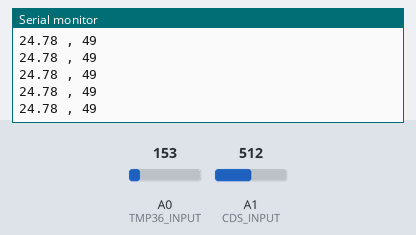
Recording of a sketch running on a simulated Arduino Uno, built with avr-gcc and run on an emulated ATmega328P. Parts: the last lines printed to the serial monitor. The test bench sets the inputs (shaded band); at power-on: A0 (TMP36_INPUT) = 153, A1 (CDS_INPUT) = 512.

Above: at 7.2 s.
7.3 s: A0 (TMP36_INPUT) set to 136
At 7.38 s:
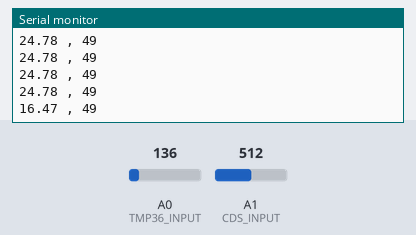
10.3 s: A0 (TMP36_INPUT) set to 112
At 10.3 s:
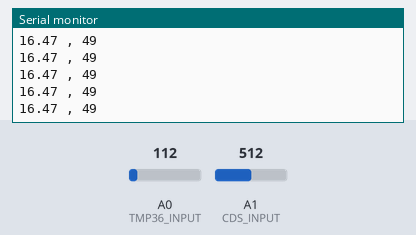
Timing chart, 0 to 12.8 s (numbered marks = the images above; inputs shaded):
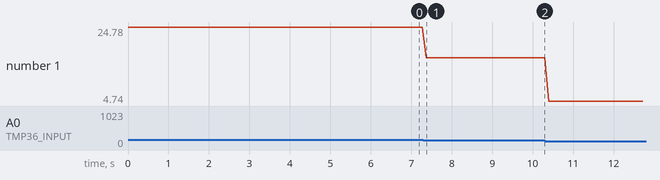

The sketch:

AAnn_tmp36_cds.ino
```cpp
#define TMP36_INPUT 0
#define CDS_INPUT 1
//
void setup() {
  Serial.begin(9600);
}
void loop() {
   //getting the voltage reading from the temperature sensor
  int temp_value = analogRead(TMP36_INPUT);

  float voltage=temp_value*5.0*1000;
  voltage/=1023.0;
  float tempC=(voltage-500)/10;

  int cds_value=analogRead(CDS_INPUT);
  int lux=int(luminosity(cds_value));

  Serial.print(tempC);
  Serial.print(" , ");
  Serial.println(lux);

  delay(100);
}


//Voltage to Lux
double luminosity (int RawADC0){
  double Vout=RawADC0*5.0/1023.0;  // 5/1023 (Vin = 5 V)
  double lux=(2500/Vout-500)/10;
  // lux = 500 / Rldr, Vout = Ildr*Rldr = (5/(10 + Rldr))*Rldr
  return lux;
}
```

Measured:
- after the input at 7.3 s, the serial monitor: prints a new line after 0.07 s (image 1)
- plotted number 1: 24.78 → 16.47 after the input at 7.3 s, 16.47 → 4.74 after the input at 10.3 s
